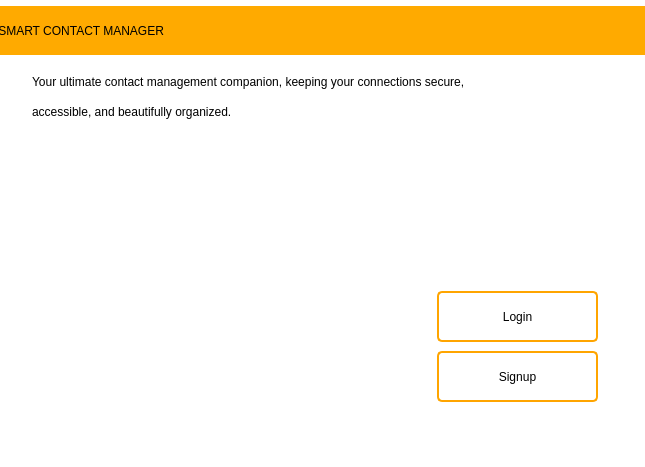
<?xml version="1.0" encoding="UTF-8"?>
<ui version="4.0">
 <class>MainWindow</class>
 <widget class="QMainWindow" name="MainWindow">
  <property name="geometry">
   <rect>
    <x>0</x>
    <y>0</y>
    <width>645</width>
    <height>467</height>
   </rect>
  </property>
  <property name="windowTitle">
   <string>MainWindow</string>
  </property>
  <property name="styleSheet">
   <string notr="true">background-color: rgb(255, 255, 255);</string>
  </property>
  <widget class="QWidget" name="centralwidget">
   <property name="maximumSize">
    <size>
     <width>16777215</width>
     <height>432</height>
    </size>
   </property>
   <widget class="QTabWidget" name="tabWidget">
    <property name="geometry">
     <rect>
      <x>-10</x>
      <y>-30</y>
      <width>661</width>
      <height>481</height>
     </rect>
    </property>
    <widget class="QWidget" name="tab">
     <attribute name="title">
      <string>Tab 1</string>
     </attribute>
     <widget class="QLabel" name="label">
      <property name="geometry">
       <rect>
        <x>-10</x>
        <y>120</y>
        <width>451</width>
        <height>321</height>
       </rect>
      </property>
      <property name="styleSheet">
       <string notr="true">image: url(:/asserts/img.JPG);</string>
      </property>
      <property name="text">
       <string/>
      </property>
     </widget>
     <widget class="QLabel" name="label_2">
      <property name="enabled">
       <bool>true</bool>
      </property>
      <property name="geometry">
       <rect>
        <x>-7</x>
        <y>10</y>
        <width>701</width>
        <height>49</height>
       </rect>
      </property>
      <property name="styleSheet">
       <string notr="true">background-color: rgb(255, 170, 0);
font: 700 28pt &quot;Segoe UI&quot;;
color: rgb(0, 0, 0);</string>
      </property>
      <property name="text">
       <string>    SMART CONTACT MANAGER</string>
      </property>
     </widget>
     <widget class="QPushButton" name="toLoginBtn">
      <property name="geometry">
       <rect>
        <x>440</x>
        <y>290</y>
        <width>171</width>
        <height>61</height>
       </rect>
      </property>
      <property name="cursor">
       <cursorShape>PointingHandCursor</cursorShape>
      </property>
      <property name="styleSheet">
       <string notr="true">QPushButton {
    color: black;
   
	font: 600 14pt &quot;Segoe UI&quot;;
    border: 2px solid orange;
    border-radius: 5px;
    padding: 5px 20px;
    margin: 5px;
}

QPushButton:hover {
    background-color: #FFA500;
    color: white;
}

QPushButton:pressed {
    background-color: #E59400;
    color: #FFD700;
}
</string>
      </property>
      <property name="text">
       <string>Login</string>
      </property>
     </widget>
     <widget class="QPushButton" name="toSignupBtn">
      <property name="geometry">
       <rect>
        <x>440</x>
        <y>350</y>
        <width>171</width>
        <height>61</height>
       </rect>
      </property>
      <property name="cursor">
       <cursorShape>PointingHandCursor</cursorShape>
      </property>
      <property name="styleSheet">
       <string notr="true">QPushButton {
    color: black;
    font: 600 14pt &quot;Segoe UI&quot;;
    border: 2px solid orange;
    border-radius: 5px;
    padding: 5px 20px;
    margin: 5px;
}

QPushButton:hover {
    background-color: #FFA500;
    color: white;
}

QPushButton:pressed {
    background-color: #E59400;
    color: #FFD700;
}
</string>
      </property>
      <property name="text">
       <string>Signup</string>
      </property>
     </widget>
     <widget class="QLabel" name="label_3">
      <property name="geometry">
       <rect>
        <x>40</x>
        <y>70</y>
        <width>581</width>
        <height>31</height>
       </rect>
      </property>
      <property name="styleSheet">
       <string notr="true">font: 600 italic 11pt &quot;Segoe UI&quot;;</string>
      </property>
      <property name="text">
       <string>Your ultimate contact management companion, keeping your connections secure, </string>
      </property>
     </widget>
     <widget class="QLabel" name="label_4">
      <property name="geometry">
       <rect>
        <x>40</x>
        <y>100</y>
        <width>551</width>
        <height>31</height>
       </rect>
      </property>
      <property name="styleSheet">
       <string notr="true">font: 600 italic 11pt &quot;Segoe UI&quot;;</string>
      </property>
      <property name="text">
       <string>accessible, and beautifully organized.</string>
      </property>
     </widget>
    </widget>
    <widget class="QWidget" name="tab_2">
     <attribute name="title">
      <string>Tab 2</string>
     </attribute>
     <widget class="QLabel" name="label_5">
      <property name="geometry">
       <rect>
        <x>150</x>
        <y>50</y>
        <width>369</width>
        <height>41</height>
       </rect>
      </property>
      <property name="styleSheet">
       <string notr="true">color: rgb(0, 0, 0);
font: 700 20pt &quot;Segoe UI&quot;;</string>
      </property>
      <property name="text">
       <string>Sign in to your account</string>
      </property>
     </widget>
     <widget class="QLabel" name="label_6">
      <property name="geometry">
       <rect>
        <x>170</x>
        <y>100</y>
        <width>181</width>
        <height>21</height>
       </rect>
      </property>
      <property name="styleSheet">
       <string notr="true">font: 12pt &quot;Segoe UI&quot;;
color: rgb(52, 52, 52);</string>
      </property>
      <property name="text">
       <string>Don't have any account?</string>
      </property>
     </widget>
     <widget class="QLineEdit" name="loginEmailInput">
      <property name="geometry">
       <rect>
        <x>160</x>
        <y>170</y>
        <width>281</width>
        <height>41</height>
       </rect>
      </property>
      <property name="styleSheet">
       <string notr="true">QLineEdit {
    background-color: #f5f5f5;
    color: #333333;
    border: 2px solid #dcdcdc;
    border-radius: 5px;
    padding: 10px 15px;
    font-size: 14px;
    font-family: Arial, sans-serif;
}

QLineEdit:focus {
    border: 2px solid #ff7f00;
    background-color: #ffffff;
    color: #000000;
}

QLineEdit:hover {
    border: 2px solid #ffa500;
}

QLineEdit:disabled {
    background-color: #e0e0e0;
    border: 2px solid #cccccc;
    color: #a0a0a0;
}
</string>
      </property>
     </widget>
     <widget class="QLineEdit" name="loginPasswordInput">
      <property name="geometry">
       <rect>
        <x>160</x>
        <y>250</y>
        <width>281</width>
        <height>41</height>
       </rect>
      </property>
      <property name="styleSheet">
       <string notr="true">QLineEdit {
    background-color: #f5f5f5;
    color: #333333;
    border: 2px solid #dcdcdc;
    border-radius: 5px;
    padding: 10px 15px;
    font-size: 14px;
    font-family: Arial, sans-serif;
}

QLineEdit:focus {
    border: 2px solid #ff7f00;
    background-color: #ffffff;
    color: #000000;
}

QLineEdit:hover {
    border: 2px solid #ffa500;
}

QLineEdit:disabled {
    background-color: #e0e0e0;
    border: 2px solid #cccccc;
    color: #a0a0a0;
}
</string>
      </property>
     </widget>
     <widget class="QLabel" name="label_8">
      <property name="geometry">
       <rect>
        <x>160</x>
        <y>140</y>
        <width>81</width>
        <height>21</height>
       </rect>
      </property>
      <property name="styleSheet">
       <string notr="true">font: 12pt &quot;Segoe UI&quot;;</string>
      </property>
      <property name="text">
       <string>Email</string>
      </property>
     </widget>
     <widget class="QLabel" name="label_9">
      <property name="geometry">
       <rect>
        <x>160</x>
        <y>220</y>
        <width>81</width>
        <height>21</height>
       </rect>
      </property>
      <property name="styleSheet">
       <string notr="true">font: 12pt &quot;Segoe UI&quot;;</string>
      </property>
      <property name="text">
       <string>Password</string>
      </property>
     </widget>
     <widget class="QPushButton" name="loginBtn">
      <property name="geometry">
       <rect>
        <x>160</x>
        <y>310</y>
        <width>281</width>
        <height>41</height>
       </rect>
      </property>
      <property name="cursor">
       <cursorShape>PointingHandCursor</cursorShape>
      </property>
      <property name="styleSheet">
       <string notr="true">QPushButton {
    color: white;
    
	font: 700 12pt &quot;Segoe UI&quot;;
    border: 2px solid orange;
    border-radius: 5px;
    padding: 1px 20px;
    background-color: #FFA500;
}

QPushButton:hover {
    background-color: none;
    color: black;
}

QPushButton:pressed {
    background-color: #E59400;
    color: #FFD700;
}
</string>
      </property>
      <property name="text">
       <string>Login</string>
      </property>
     </widget>
     <widget class="QPushButton" name="toSignupBtnInLoginPage">
      <property name="geometry">
       <rect>
        <x>340</x>
        <y>100</y>
        <width>80</width>
        <height>21</height>
       </rect>
      </property>
      <property name="cursor">
       <cursorShape>PointingHandCursor</cursorShape>
      </property>
      <property name="styleSheet">
       <string notr="true">font: 600 12pt &quot;Segoe UI&quot;;
text-decoration: underline;
border:none;</string>
      </property>
      <property name="text">
       <string>Sign UP</string>
      </property>
     </widget>
    </widget>
    <widget class="QWidget" name="tab_3">
     <attribute name="title">
      <string>Page</string>
     </attribute>
     <widget class="QLabel" name="label_17">
      <property name="geometry">
       <rect>
        <x>160</x>
        <y>50</y>
        <width>369</width>
        <height>41</height>
       </rect>
      </property>
      <property name="styleSheet">
       <string notr="true">color: rgb(0, 0, 0);
font: 700 20pt &quot;Segoe UI&quot;;</string>
      </property>
      <property name="text">
       <string>Sign up to create account</string>
      </property>
     </widget>
     <widget class="QLabel" name="label_20">
      <property name="geometry">
       <rect>
        <x>110</x>
        <y>230</y>
        <width>81</width>
        <height>21</height>
       </rect>
      </property>
      <property name="styleSheet">
       <string notr="true">font: 12pt &quot;Segoe UI&quot;;</string>
      </property>
      <property name="text">
       <string>Email</string>
      </property>
     </widget>
     <widget class="QPushButton" name="tologinBtnInSignupPage">
      <property name="geometry">
       <rect>
        <x>360</x>
        <y>100</y>
        <width>80</width>
        <height>21</height>
       </rect>
      </property>
      <property name="cursor">
       <cursorShape>PointingHandCursor</cursorShape>
      </property>
      <property name="styleSheet">
       <string notr="true">font: 600 12pt &quot;Segoe UI&quot;;
text-decoration: underline;
border:none;</string>
      </property>
      <property name="text">
       <string>Sign In</string>
      </property>
     </widget>
     <widget class="QPushButton" name="signupBtn">
      <property name="geometry">
       <rect>
        <x>210</x>
        <y>340</y>
        <width>281</width>
        <height>41</height>
       </rect>
      </property>
      <property name="cursor">
       <cursorShape>PointingHandCursor</cursorShape>
      </property>
      <property name="styleSheet">
       <string notr="true">QPushButton {
    color: white;
    
	font: 700 12pt &quot;Segoe UI&quot;;
    border: 2px solid orange;
    border-radius: 5px;
    padding: 1px 20px;
    background-color: #FFA500;
}

QPushButton:hover {
    background-color: none;
    color: black;
}

QPushButton:pressed {
    background-color: #E59400;
    color: #FFD700;
}
</string>
      </property>
      <property name="text">
       <string>Create Account</string>
      </property>
     </widget>
     <widget class="QLabel" name="label_19">
      <property name="geometry">
       <rect>
        <x>190</x>
        <y>100</y>
        <width>181</width>
        <height>21</height>
       </rect>
      </property>
      <property name="styleSheet">
       <string notr="true">font: 12pt &quot;Segoe UI&quot;;
color: rgb(52, 52, 52);</string>
      </property>
      <property name="text">
       <string>Already have an account?</string>
      </property>
     </widget>
     <widget class="QLabel" name="label_18">
      <property name="geometry">
       <rect>
        <x>110</x>
        <y>280</y>
        <width>81</width>
        <height>21</height>
       </rect>
      </property>
      <property name="styleSheet">
       <string notr="true">font: 12pt &quot;Segoe UI&quot;;</string>
      </property>
      <property name="text">
       <string>Password</string>
      </property>
     </widget>
     <widget class="QLineEdit" name="loginPasswordInput_3">
      <property name="geometry">
       <rect>
        <x>210</x>
        <y>270</y>
        <width>281</width>
        <height>41</height>
       </rect>
      </property>
      <property name="styleSheet">
       <string notr="true">QLineEdit {
    background-color: #f5f5f5;
    color: #333333;
    border: 2px solid #dcdcdc;
    border-radius: 5px;
    padding: 10px 15px;
    font-size: 14px;
    font-family: Arial, sans-serif;
}

QLineEdit:focus {
    border: 2px solid #ff7f00;
    background-color: #ffffff;
    color: #000000;
}

QLineEdit:hover {
    border: 2px solid #ffa500;
}

QLineEdit:disabled {
    background-color: #e0e0e0;
    border: 2px solid #cccccc;
    color: #a0a0a0;
}
</string>
      </property>
     </widget>
     <widget class="QLineEdit" name="loginEmailInput_3">
      <property name="geometry">
       <rect>
        <x>210</x>
        <y>220</y>
        <width>281</width>
        <height>41</height>
       </rect>
      </property>
      <property name="styleSheet">
       <string notr="true">QLineEdit {
    background-color: #f5f5f5;
    color: #333333;
    border: 2px solid #dcdcdc;
    border-radius: 5px;
    padding: 10px 15px;
    font-size: 14px;
    font-family: Arial, sans-serif;
}

QLineEdit:focus {
    border: 2px solid #ff7f00;
    background-color: #ffffff;
    color: #000000;
}

QLineEdit:hover {
    border: 2px solid #ffa500;
}

QLineEdit:disabled {
    background-color: #e0e0e0;
    border: 2px solid #cccccc;
    color: #a0a0a0;
}
</string>
      </property>
     </widget>
     <widget class="QLineEdit" name="loginEmailInput_4">
      <property name="geometry">
       <rect>
        <x>210</x>
        <y>170</y>
        <width>281</width>
        <height>41</height>
       </rect>
      </property>
      <property name="styleSheet">
       <string notr="true">QLineEdit {
    background-color: #f5f5f5;
    color: #333333;
    border: 2px solid #dcdcdc;
    border-radius: 5px;
    padding: 10px 15px;
    font-size: 14px;
    font-family: Arial, sans-serif;
}

QLineEdit:focus {
    border: 2px solid #ff7f00;
    background-color: #ffffff;
    color: #000000;
}

QLineEdit:hover {
    border: 2px solid #ffa500;
}

QLineEdit:disabled {
    background-color: #e0e0e0;
    border: 2px solid #cccccc;
    color: #a0a0a0;
}
</string>
      </property>
     </widget>
     <widget class="QLabel" name="label_21">
      <property name="geometry">
       <rect>
        <x>110</x>
        <y>180</y>
        <width>81</width>
        <height>21</height>
       </rect>
      </property>
      <property name="styleSheet">
       <string notr="true">font: 12pt &quot;Segoe UI&quot;;</string>
      </property>
      <property name="text">
       <string>Name</string>
      </property>
     </widget>
    </widget>
   </widget>
  </widget>
  <widget class="QMenuBar" name="menubar">
   <property name="geometry">
    <rect>
     <x>0</x>
     <y>0</y>
     <width>645</width>
     <height>21</height>
    </rect>
   </property>
  </widget>
 </widget>
 <resources/>
 <connections/>
</ui>
